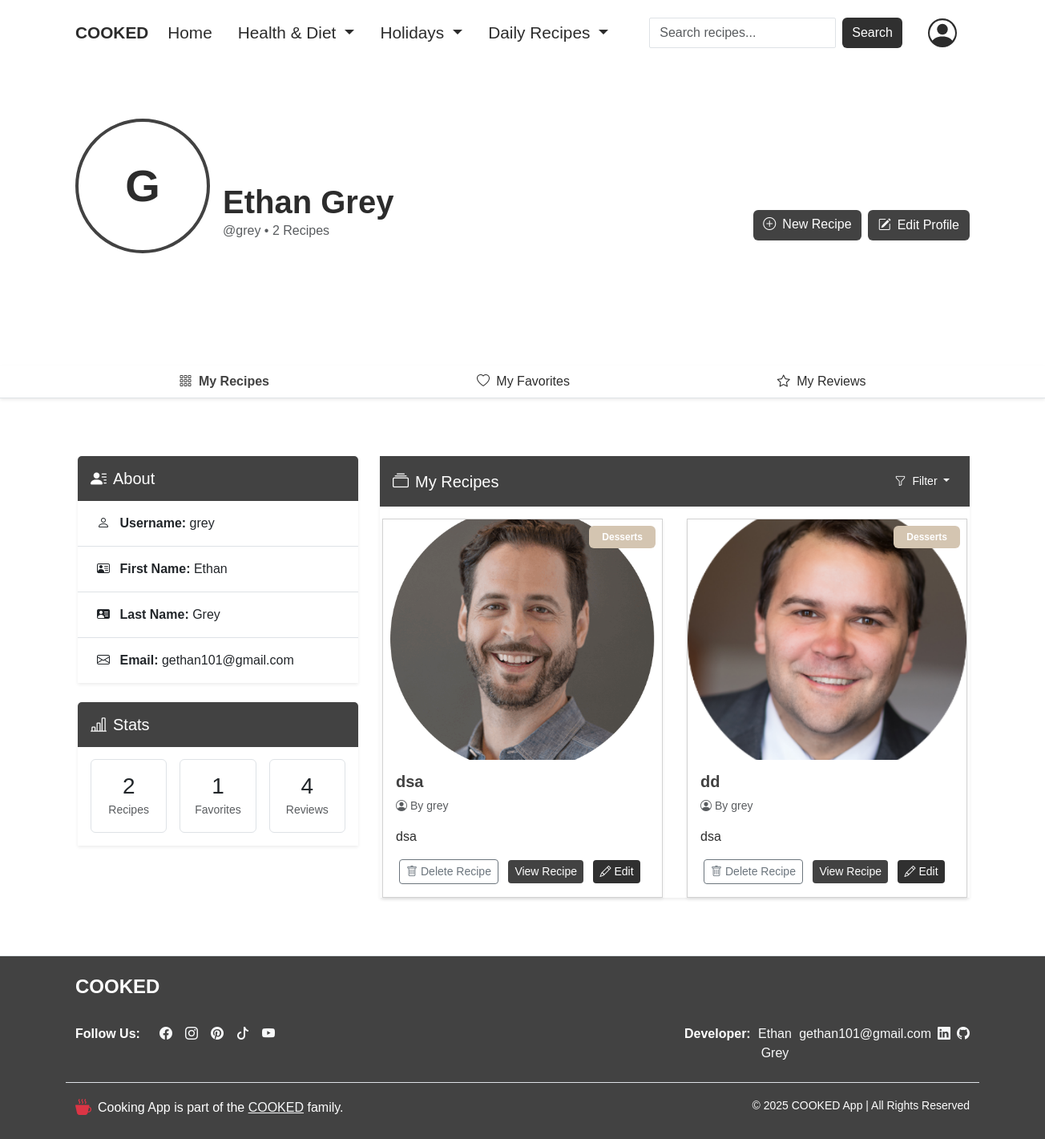
/users/profile/ (signed in), run on an earlier commit of the app's database.
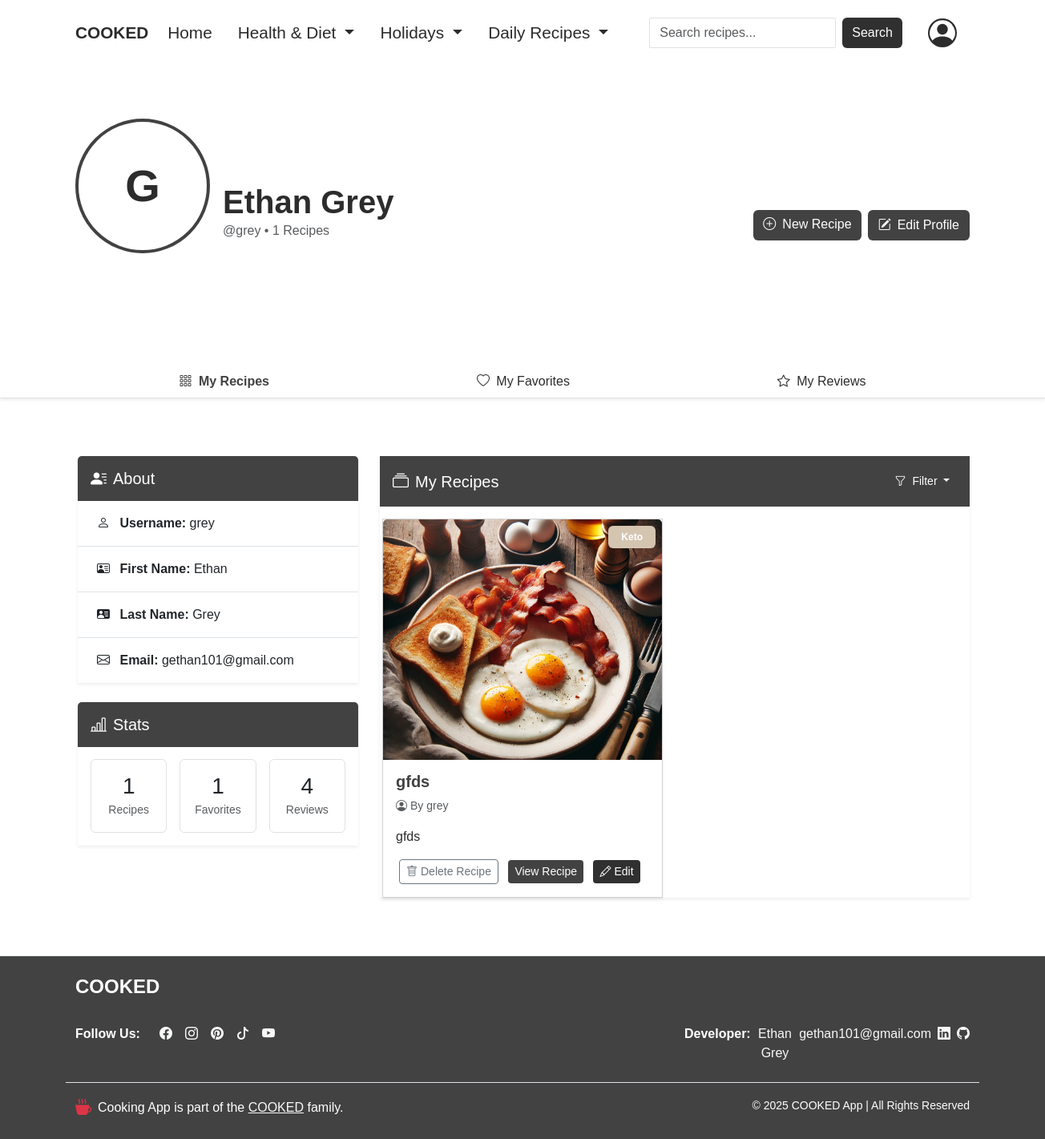
And on a later commit of the database.
### recipes/models.py (models this page shows, shortened)
class Recipe(models.Model):
    recipename = models.CharField(max_length=200, unique=True)
    description = models.TextField()
    ingredients = models.TextField()
    instructions = models.TextField(default='No instructions provided')
    madeby = models.ForeignKey(User, on_delete=models.CASCADE, related_name='recipes')
    image = models.ImageField(upload_to='recipes/')
    slug = models.SlugField(blank=True)
    recipetype = models.ForeignKey(RecipeType, related_name='recipes', on_delete=models.CASCADE)
    favorites = models.ManyToManyField(User, related_name='favorite_recipes', blank=True)

class RecipeType(models.Model):
    recipetype = models.CharField(max_length=100)

### users/views.py (the view)
# urls.py: path('profile/', views.profile_view, name='profile_view'),  # For displaying the user details and created recipes
def profile_view(request):
    user = request.user  # Get the current logged-in user
    recipes = Recipe.objects.filter(madeby=user)
    favorite_recipes = user.favorite_recipes.all()
    user_reviews = Review.objects.filter(user=user).select_related('recipe')
    context = {
        'user': user,
        'recipes': recipes,
        'favorite_recipes': favorite_recipes,
        'user_reviews': user_reviews
    }
    return render(request, 'users/profile_view.html', context)

### users/templates/users/profile_view.html (shortened to what this page needs)
{% extends 'layout.html' %}
{% load static %}
{% block content %}
<section class="section-padding mt-2">
    <div class="cover-photo-container">
        <div class="container position-relative">
            <div class="profile-info-container" data-aos="fade-up" data-aos-duration="1000">
                <div class="row">
                    <div class="col-md-8">
                        <div class="d-flex align-items-end">
                            <div class="avatar-container" data-aos="zoom-in" data-aos-duration="1000" data-aos-delay="200">
                                <div class="rounded-circle bg-dark-forest d-flex align-items-center justify-content-center" style="width: 168px; height: 168px; border: 4px solid var(--c-primary);">
                                    <span class="display-4 fw-bold">{{ user.username.0|upper }}</span>
                                </div>
                            </div>
                            <div class="ms-3 mb-3" data-aos="fade-left" data-aos-duration="1000" data-aos-delay="400">
                                <h1 class="mb-0 fw-bold">
                                    {% if user.first_name and user.last_name %}
                                        {{ user.first_name }} {{ user.last_name }}
                                    {% else %}
                                        {{ user.username }}
                                    {% endif %}
                                </h1>
                                <p class="text-muted mb-0">@{{ user.username }} • {{ recipes|length }} Recipes</p>
                            </div>
                        </div>
                    </div>
                    <div class="col-md-4 d-flex align-items-end justify-content-end mb-3" data-aos="fade-left" data-aos-duration="1000" data-aos-delay="600">
                        <div class="d-flex gap-2">
                            <a href="{% url 'recipes:new_recipes' %}" class="btn btn-primary">
                                <i class="bi bi-plus-circle me-2"></i>New Recipe
                            </a>
                            <a href="{% url 'users:edit_profile' %}" class="btn btn-oak-brown">
                                <i class="bi bi-pencil-square me-2"></i>Edit Profile
                            </a>
                        </div>
                    </div>
                </div>
            </div>
        </div>
    </div>
</section>
<div class="profile-nav border-bottom shadow-sm" data-aos="fade-up" data-aos-duration="800">
    <div class="container">
        <ul class="nav nav-pills nav-fill">
            <li class="nav-item bg-clear">
                <a class="nav-link" href="#recipes">
                    <i class="bi bi-grid-3x3-gap me-1"></i> My Recipes
                </a>
            </li>
            <li class="nav-item">
                <a class="nav-link" href="#favorites">
                    <i class="bi bi-heart me-1"></i> My Favorites
                </a>
            </li>
            <li class="nav-item">
                <a class="nav-link" href="#reviews">
                    <i class="bi bi-star me-1"></i> My Reviews
                </a>
            </li>
        </ul>
    </div>
</div>
<div class="py-4 section-padding">
    <div class="container">
        <div class="row g-4 pt-5">
            <div class="col-lg-4">
                <div class="card border-0 shadow-sm mb-4" data-aos="fade-right" data-aos-duration="1000">
                    <div class="card-header border-0 py-3 bg-main text-tan">
                        <h5 class="mb-0"><i class="bi bi-person-lines-fill me-2"></i>About</h5>
                    </div>
                    <div class="card-body p-0 bg-main">
                        <ul class="list-group list-group-flush">
                            <li class="list-group-item px-4 py-3 bg-tan">
                                <i class="bi bi-person me-2"></i>
                                <strong>Username:</strong> {{ user.username }}
                            </li>
                            {% if user.first_name %}
                            <li class="list-group-item px-4 py-3 bg-tan">
                                <i class="bi bi-person-vcard me-2"></i>
                                <strong>First Name:</strong> {{ user.first_name }}
                            </li>
                            {% endif %}
                            {% if user.last_name %}
                            <li class="list-group-item px-4 py-3 bg-tan">
                                <i class="bi bi-person-vcard-fill me-2"></i>
                                <strong>Last Name:</strong> {{ user.last_name }}
                            </li>
                            {% endif %}
                            {% if user.email %}
                            <li class="list-group-item px-4 py-3 bg-tan">
                                <i class="bi bi-envelope me-2"></i>
                                <strong>Email:</strong> {{ user.email }}
                            </li>
                            {% endif %}
                        </ul>
                    </div>
                </div>
                <div class="card border-0 shadow-sm" data-aos="fade-right" data-aos-duration="1000" data-aos-delay="200">
                    <div class="card-header bg-main text-tan border-0 py-3">
                        <h5 class="mb-0"><i class="bi bi-bar-chart-line me-2"></i>Stats</h5>
                    </div>
                    <div class="card-body">
                        <div class="row text-center g-3">
                            <div class="col-4">
                                <div class="p-3 border rounded">
                                    <h3 class="m-0 text-forest-green">{{ recipes|length }}</h3>
                                    <small class="text-muted">Recipes</small>
                                </div>
                            </div>
                            <div class="col-4">
                                <div class="p-3 border rounded">
                                    <h3 class="m-0 text-oak-brown">{{ favorite_recipes|length }}</h3>
                                    <small class="text-muted">Favorites</small>
                                </div>
                            </div>
                            <div class="col-4">
                                <div class="p-3 border rounded">
                                    <h3 class="m-0 text-oak-brown">{{ user_reviews|length }}</h3>
                                    <small class="text-muted">Reviews</small>
                                </div>
                            </div>
                        </div>
                    </div>
                </div>
            </div>
            <div class="col-lg-8" id="recipes">
                <div class="border-0 shadow-sm" style="width: 100%;" data-aos="fade-left" data-aos-duration="1000">
                    <div class="card-header bg-main text-tan border-3 py-3 d-flex justify-content-between align-items-center">
                        <h5 class="ms-3 mb-0"><i class="bi bi-collection me-2"></i>My Recipes</h5>
                        <div class="dropdown">
                            <button class="btn btn-sm text-tan btn-outline dropdown-toggle me-3" type="button" id="recipeFilterDropdown" data-bs-toggle="dropdown" aria-expanded="false">
                                <i class="bi bi-funnel me-1"></i> Filter
                            </button>
                        </div>
                    </div>
                    <div class="card-body">
                        {% if recipes %}
                            <div class="row g-4">
                                {% for recipe in recipes %}
                                    <div class="col-md-6" data-aos="fade-up" data-aos-duration="1000" data-aos-delay="{% widthratio forloop.counter 1 200 %}" data-recipe-id="{{ recipe.id }}">
                                        <div class="card h-100 recipe-card shadow-sm">
                                            <div class="position-relative">
                                                {% if recipe.image %}
                                                    <img src="{{ recipe.image.url }}" class="card-img-top" alt="{{ recipe.recipename }}" style="height: 300px; object-fit: cover;">
                                                {% else %}
                                                    <div class="d-flex align-items-center justify-content-center" style="height: 220px;">
                                                        <i class="bi bi-card-image text-muted" style="font-size: 3rem;"></i>
                                                    </div>
                                                {% endif %}
                                                <span class="position-absolute top-0 end-0 badge bg-forest-green m-2 py-2 px-3">
                                                    {{ recipe.recipetype.recipetype }}
                                                </span>
                                            </div>
                                            <div class="card-body">
                                                <h5 class="card-title fw-bold">{{ recipe.recipename }}</h5>
                                                <p class="text-muted small">
                                                    <i class="bi bi-person-circle me-1"></i>By {{ user.username }}
                                                </p>
                                                <p class="card-text">{{ recipe.description|truncatechars:80 }}</p>
                                                <div class="d-flex justify-content-between align-items-center mt-3 ms-1">
                                                    <div class="action-buttons">
                                                        <form action="{% url 'recipes:delete_recipe' recipe_id=recipe.id %}" method="POST" style="display: inline-block;">
                                                            <button type="submit" class="btn btn-sm btn-outline-secondary" onclick="return confirm('Are you sure you want to delete this recipe?');">
                                                                <i class="bi bi-trash me-1"></i>Delete Recipe
                                                            </button>
                                                        </form>
                                                        <a href="{% url 'recipes:detail' category=recipe.recipetype.recipetype|lower slug=recipe.slug %}" class="btn btn-sm btn-primary ms-2">
                                                            View Recipe
                                                        </a>
                                                        <a href="{% url 'recipes:edit_recipe' recipe_id=recipe.id %}" class="btn btn-sm btn-secondary ms-2">
                                                            <i class="bi bi-pencil me-1"></i>Edit
                                                        </a>
                                                    </div>
                                                </div>
                                            </div>
                                        </div>
                                    </div>
                                {% endfor %}
                            </div>
                        {% endif %}
                    </div>
                </div>
            </div>
        </div>
    </div>
</div>
{% endblock %}

What changed in the data, as far as the page shows it:
removed Recipe: image (picture), recipetype.recipetype "Desserts", recipename "dsa", {{ user.username }} "grey", description "dsa"
removed Recipe: image (picture), recipetype.recipetype "Desserts", recipename "dd", {{ user.username }} "grey", description "dsa"
added Recipe: image (picture), recipetype.recipetype "Keto", recipename "gfds", {{ user.username }} "grey", description "gfds"
Also different on the page:
{{ recipes|length }}: "2" → "1"
